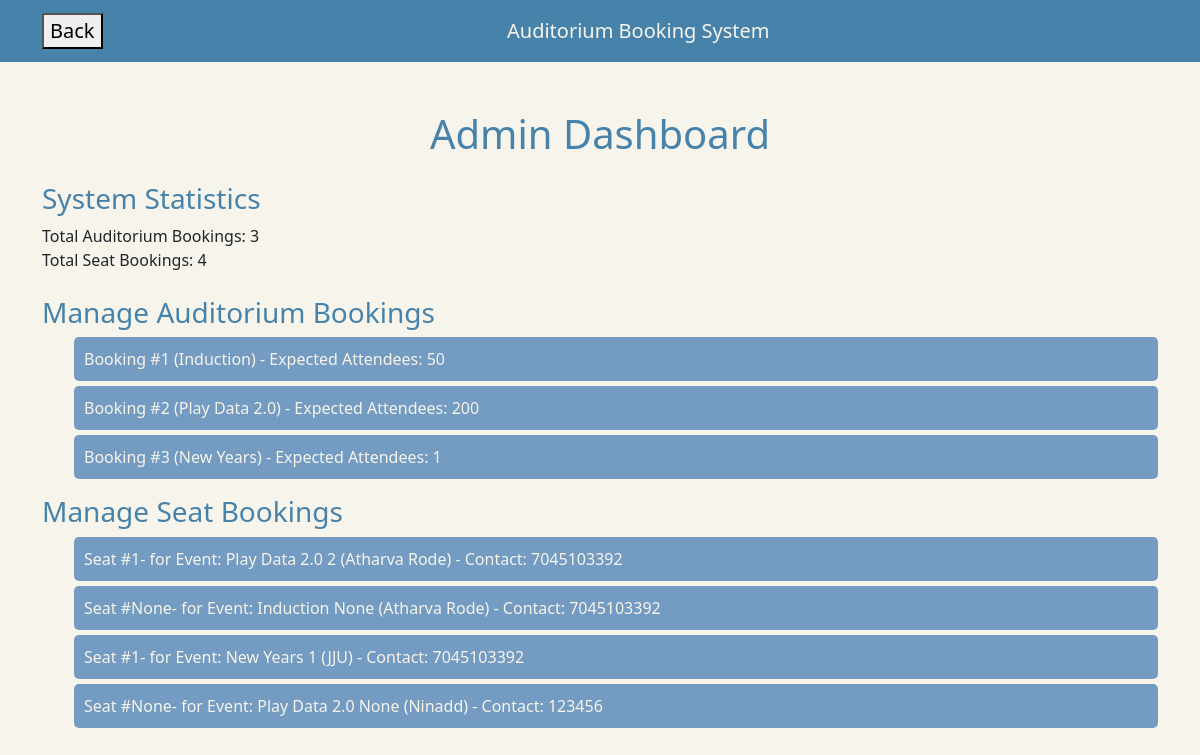
/admin_dashboard/, run on the app's committed database.
### audibook/models.py (models this page shows, shortened)
class AuditoriumEvent(models.Model):
    event_name = models.CharField(max_length=255)
    event_description = models.TextField()
    expected_attendees = models.IntegerField()
    booking_date = models.DateField()

class SeatBooking(models.Model):
    event = models.ForeignKey(AuditoriumEvent, related_name='seat_bookings', on_delete=models.CASCADE, null=True, blank=True)
    seat_row = models.IntegerField(null=True, blank=True)
    seat_column = models.IntegerField(null=True, blank=True)
    attendee_name = models.CharField(max_length=255)
    contact_info = models.CharField(max_length=255)
    is_booked = models.BooleanField(default=False)

### audibook/views.py (the view)
# urls.py: path('admin_dashboard/', views.admin_dashboard, name='admin_dashboard'),
def admin_dashboard(request):
    total_auditorium_bookings = AuditoriumEvent.objects.count()
    total_seat_bookings = SeatBooking.objects.count()
    auditorium_bookings = AuditoriumEvent.objects.all()
    seat_bookings = SeatBooking.objects.all()
    context = {
        'total_auditorium_bookings': total_auditorium_bookings,
        'total_seat_bookings': total_seat_bookings,
        'auditorium_bookings': auditorium_bookings,
        'seat_bookings': seat_bookings,
    }
    return render(request, 'admin-dash.html', context)

### audibook/templates/admin-dash.html (shortened to what this page needs)
<!DOCTYPE html>
<html lang="en">
<head>
    <link href="https://cdn.jsdelivr.net/npm/bootstrap@5.2.3/dist/css/bootstrap.min.css" rel="stylesheet">
</head>
<body>
  <nav class="navbar navbar-expand-lg navbar-dark bg-primary justify-content-center">
    <div class="container">
      <a class="navbar-brand" onclick="goBack()"><button>Back</button></a>
      <a class="navbar-brand mx-auto" href="#">Auditorium Booking System</a>
    </div>
  </nav>
  <div class="container mt-5">
    <h1 class="text-center">Admin Dashboard</h1>
    <div class="mt-4">
      <h3>System Statistics</h3>
      <div>Total Auditorium Bookings: {{ total_auditorium_bookings }}</div>
      <div>Total Seat Bookings: {{ total_seat_bookings }}</div>
    </div>
    <div class="mt-4">
      <h3>Manage Auditorium Bookings</h3>
      <ul id="manage-bookings">
        {% for booking in auditorium_bookings %}
          <li>Booking #{{ forloop.counter }} ({{ booking.event_name }}) - Expected Attendees: {{ booking.expected_attendees }}</li>
        {% endfor %}
      </ul>
      <h3>Manage Seat Bookings</h3>
      <ul id="manage-bookings">
        {% for seat in seat_bookings %}
          <li>Seat #{{ seat.seat_row }}- for Event: {{ seat.event.event_name }} {{ seat.seat_column }} ({{ seat.attendee_name }}) - Contact: {{ seat.contact_info }}</li>
        {% endfor %}
      </ul>
    </div>
  </div>
</body>
</html>

### audibook/templates/admin-dash.html (style rules this page uses)
.bg-primary { background-color: #4682A9 !important; }
.navbar-dark .navbar-brand, .seat-label { color: #F6F4EB !important; }
body { background-color: #F6F4EB !important; }
h1, h3 { color: #4682A9 !important; }
.form-control, #manage-bookings li { background-color: #749BC2 !important; color: #F6F4EB !important; }
#manage-bookings li { padding: 10px; margin: 5px 0; border-radius: 5px; }

### data on the page
AuditoriumEvent: event_name "Induction", expected_attendees "50"
AuditoriumEvent: event_name "Play Data 2.0", expected_attendees "200"
AuditoriumEvent: event_name "New Years", expected_attendees "1"
SeatBooking: seat_row "1", event.event_name "Play Data 2.0", seat_column "2", attendee_name "Atharva Rode", contact_info "7045103392"
SeatBooking: seat_row "None", event.event_name "Induction", seat_column "None", attendee_name "Atharva Rode", contact_info "7045103392"
SeatBooking: seat_row "1", event.event_name "New Years", seat_column "1", attendee_name "JJU", contact_info "7045103392"
SeatBooking: seat_row "None", event.event_name "Play Data 2.0", seat_column "None", attendee_name "Ninadd", contact_info "123456"

### other printed values
{{ total_auditorium_bookings }} "3"
{{ total_seat_bookings }} "4"
